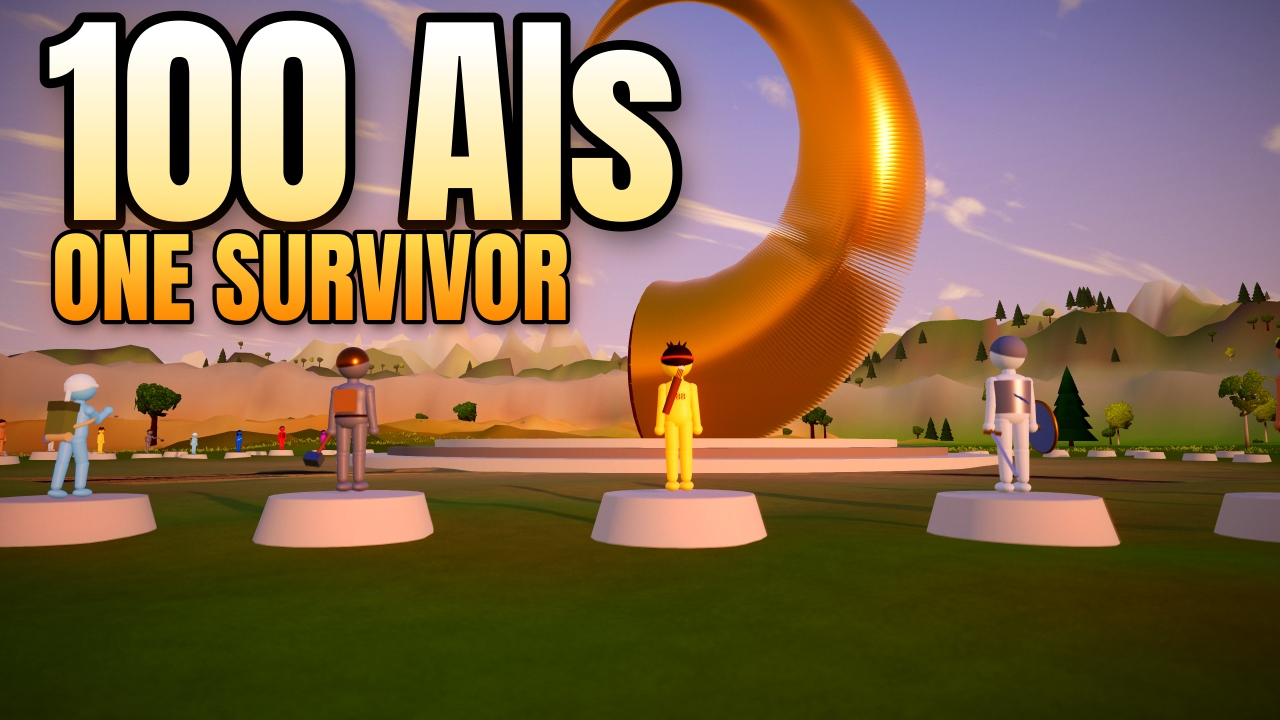
#> input picture video hunger/copertina_HG_A.jpg, 1280 x 720 px
$ python -i post.py   (imports and definitions only)
#> lines starting #> are read from the running program, lines starting #| are printed output that depends on the picture
# -*- coding: utf-8 -*-
"""Post-produzione: bloom (OpenCV) + kernel numba unico per tonemapping filmico,
grading, vignetta, grana, dissolvenze, dithering e quantizzazione."""
import math
import numpy as np
import cv2
from numba import njit, prange
from .base import W, H

# [1 line not run here, left out]

# LUT tonemap ACES + gamma su scala logaritmica dell'ingresso
_LUT_N = 4096
_LUT_MAX = 64.0


def _build_lut():
    x = (np.linspace(0, math.sqrt(_LUT_MAX), _LUT_N) ** 2).astype(np.float64)
    a, b, c, d, e = 2.51, 0.03, 2.43, 0.59, 0.14
    y = np.clip((x * (a * x + b)) / (x * (c * x + d) + e), 0, 1)
    return np.power(y, 1 / 2.2).astype(np.float32)


LUT = _build_lut()
LUT_SCALE = (_LUT_N - 1) / math.sqrt(_LUT_MAX)

# [1 line that did not run here, left out]
# [1 line that did not run here, left out]
# [1 line not run here, left out]
_rng = np.random.default_rng(1234)
# [1 line that did not run here, left out]
# [1 line that did not run here, left out]


def bloom_layer(img, threshold=1.0, knee=0.6, levels=6, radius=1.0):
    small = cv2.resize(img, (W // 2, H // 2), interpolation=cv2.INTER_AREA)
    lum = np.maximum(np.maximum(small[..., 0], small[..., 1]), small[..., 2])
    soft = np.clip(lum - threshold + knee, 0, 2 * knee)
    soft = soft * soft / (4 * knee + 1e-5)
    contrib = np.maximum(soft, lum - threshold) / np.maximum(lum, 1e-5)
    cur = small * contrib[..., None]
    downs = []
    for _ in range(levels):
        cur = cv2.GaussianBlur(cur, (0, 0), 1.2 * radius)
        downs.append(cur)
        if cur.shape[1] < 16:
            break
        cur = cv2.resize(cur, (max(1, cur.shape[1] // 2), max(1, cur.shape[0] // 2)), interpolation=cv2.INTER_AREA)
    acc = downs[-1]
    for dd in reversed(downs[:-1]):
        acc = cv2.resize(acc, (dd.shape[1], dd.shape[0]), interpolation=cv2.INTER_LINEAR) + dd
    acc = cv2.resize(acc, (W, H), interpolation=cv2.INTER_LINEAR)
    return acc * (1.0 / len(downs))


# [69 lines left out: functions _finish_kernel, streak_layer, not called in this run]


def finish(img, exposure=1.0, bloom_strength=0.55, bloom_threshold=1.0, bloom_radius=1.0, streaks=0.0,
           saturation=1.05, contrast=1.04, lift=(0.0, 0.0, 0.0), gain=(1.0, 1.0, 1.0),
           vignette=0.35, aberration=0.0, grain=0.012, letterbox=0.0, fade=1.0, white=0.0,
           frame_index=0, teal_orange=0.25, out=None):
    """img: float32 HxWx3 lineare HDR -> uint8 HxWx3 sRGB."""
    img = np.ascontiguousarray(img, np.float32)
    if bloom_strength > 0:
        bl = bloom_layer(img, threshold=bloom_threshold, radius=bloom_radius)
        if streaks > 0:
            bl += streak_layer(img) * (streaks / max(bloom_strength, 1e-3))
    elif streaks > 0:
        bl = streak_layer(img)
        bloom_strength = streaks
    else:
        bl = np.zeros_like(img)
    if out is None:
        out = np.empty((H, W, 3), np.uint8)
    prm = np.array([exposure, bloom_strength, saturation, contrast, vignette, grain, white, fade, teal_orange, letterbox,
                    lift[0], lift[1], lift[2], gain[0], gain[1], gain[2]], np.float32)
    _finish_kernel(img, bl, out, LUT, np.float32(LUT_SCALE), prm, VIGN_R2, NOISE_FR[frame_index % 4], GRAIN_FR[frame_index % 4])
    if aberration > 0:
        s = aberration
        M_r = cv2.getRotationMatrix2D((W / 2, H / 2), 0, 1 + s)
        M_b = cv2.getRotationMatrix2D((W / 2, H / 2), 0, 1 - s)
        out[..., 0] = cv2.warpAffine(np.ascontiguousarray(out[..., 0]), M_r, (W, H), flags=cv2.INTER_LINEAR, borderMode=cv2.BORDER_REFLECT)
        out[..., 2] = cv2.warpAffine(np.ascontiguousarray(out[..., 2]), M_b, (W, H), flags=cv2.INTER_LINEAR, borderMode=cv2.BORDER_REFLECT)
    return out

>>> import cv2
>>> picture = cv2.imread('../../../video hunger/copertina_HG_A.jpg', cv2.IMREAD_GRAYSCALE)
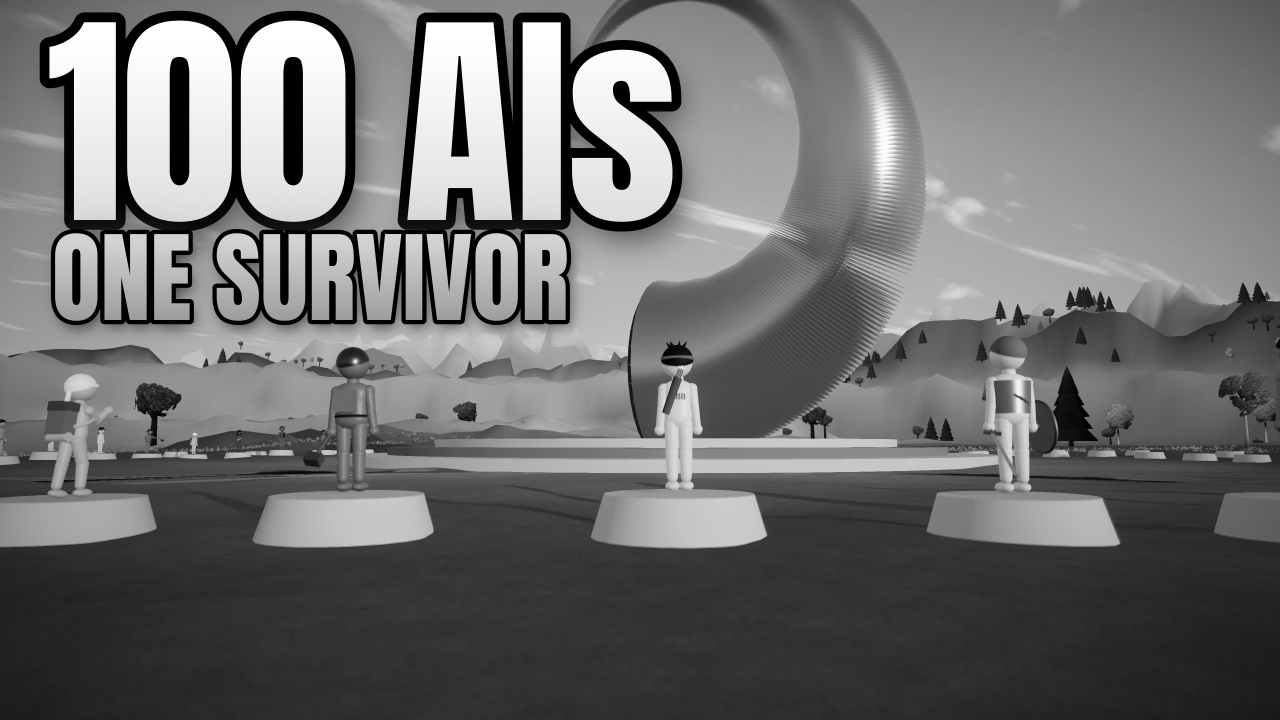
#> picture: shape (720, 1280); min 0, max 255, mean 110.8
>>> result = finish(picture)
#> (the run stopped early here; a loop or call above may not have finished)

$ run again, on video hunger/copertina_HG_B.jpg
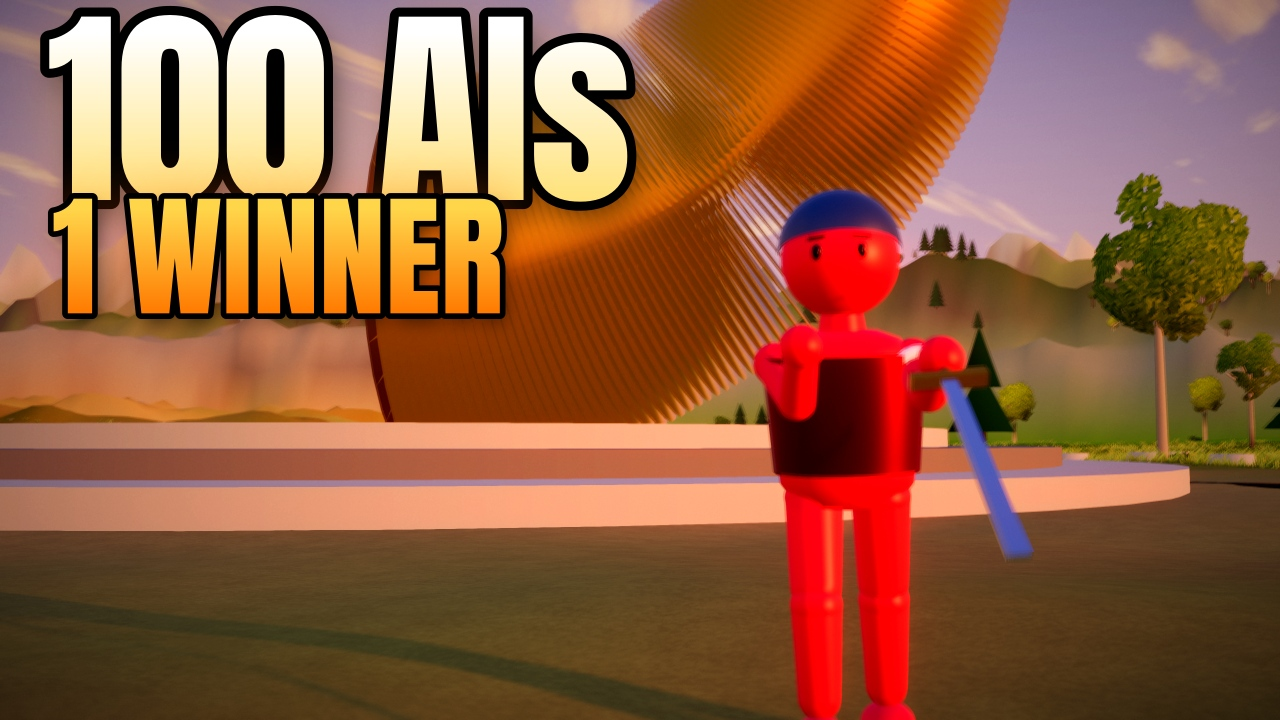
#> input picture video hunger/copertina_HG_B.jpg, 1280 x 720 px
#> `picture = cv2.imread('../../../video hunger/copertina_HG_A.jpg', cv2.I..`:
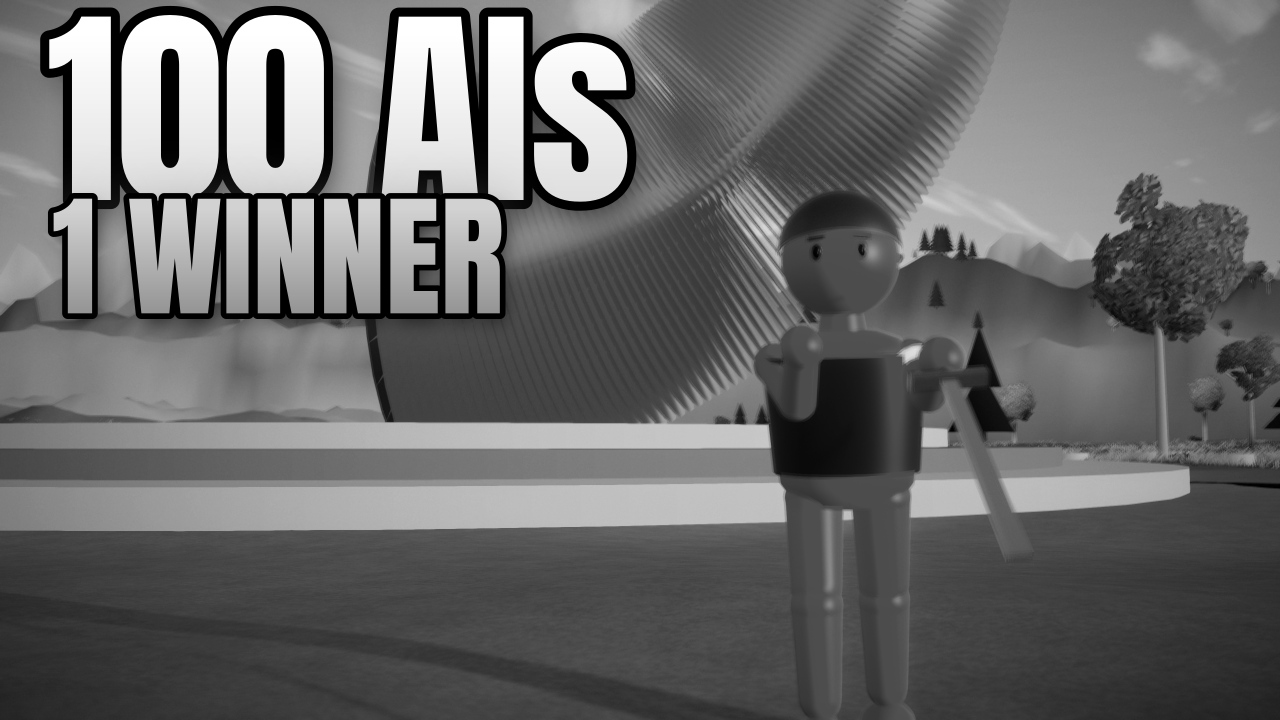
#> picture: shape (720, 1280); min 0, max 255, mean 105
